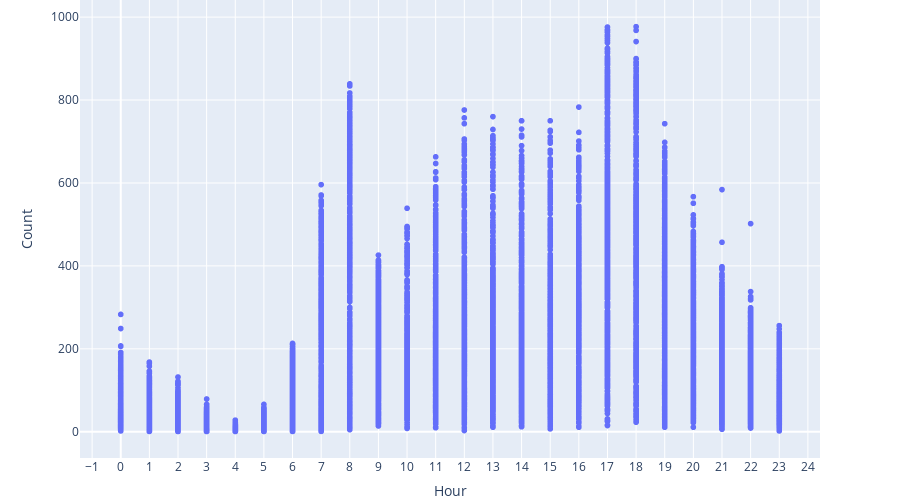

Notebook source saved alongside this figure:
### Code cell
fig = px.scatter(df, x="hr", y="cnt",
                 labels={
                     "hr": "Hour",
                     "cnt": "Count",
                 },)
fig.update_layout(xaxis={"dtick":1},margin={"t":0,"b":0},height=500)
fig.show()

### Figure 1 — Plotly figure (JSON) as saved in the notebook; plotly's stock layout.template omitted (floating-point values rounded to 4 significant figures; data arrays with more than 128 entries replaced by an {"elided": "..."} marker saying what was removed)
{"data": [{"hovertemplate": "Hour=%{x}<br>Count=%{y}<extra></extra>", "legendgroup": "", "marker": {"color": "#636efa", "symbol": "circle"}, "mode": "markers", "name": "", "showlegend": false, "type": "scattergl", "x": {"elided": "17379 int values"}, "xaxis": "x", "y": {"elided": "17379 int values"}, "yaxis": "y"}], "layout": {"height": 500, "legend": {"tracegroupgap": 0}, "margin": {"b": 0, "t": 0}, "xaxis": {"anchor": "y", "domain": [0, 1], "dtick": 1, "title": {"text": "Hour"}}, "yaxis": {"anchor": "x", "domain": [0, 1], "title": {"text": "Count"}}}}
